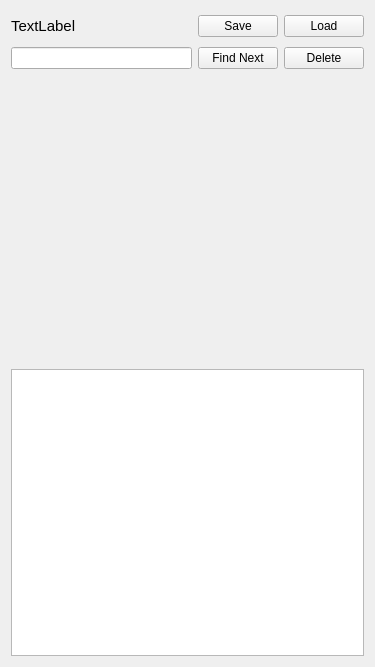
<?xml version="1.0" encoding="UTF-8"?>
<ui version="4.0">
 <class>PhraseUniqueWordModelViewWIdget</class>
 <widget class="QWidget" name="PhraseUniqueWordModelViewWIdget">
  <property name="geometry">
   <rect>
    <x>0</x>
    <y>0</y>
    <width>375</width>
    <height>667</height>
   </rect>
  </property>
  <property name="windowTitle">
   <string>Form</string>
  </property>
  <layout class="QVBoxLayout" name="verticalLayout">
   <item>
    <layout class="QHBoxLayout" name="horizontalLayout">
     <item>
      <widget class="QLabel" name="label_1">
       <property name="sizePolicy">
        <sizepolicy hsizetype="Expanding" vsizetype="Fixed">
         <horstretch>0</horstretch>
         <verstretch>0</verstretch>
        </sizepolicy>
       </property>
       <property name="minimumSize">
        <size>
         <width>70</width>
         <height>30</height>
        </size>
       </property>
       <property name="maximumSize">
        <size>
         <width>16777215</width>
         <height>30</height>
        </size>
       </property>
       <property name="font">
        <font>
         <pointsize>11</pointsize>
        </font>
       </property>
       <property name="text">
        <string>TextLabel</string>
       </property>
      </widget>
     </item>
     <item>
      <widget class="QPushButton" name="savePushButton">
       <property name="minimumSize">
        <size>
         <width>20</width>
         <height>0</height>
        </size>
       </property>
       <property name="text">
        <string>Save</string>
       </property>
      </widget>
     </item>
     <item>
      <widget class="QPushButton" name="loadPushButton">
       <property name="minimumSize">
        <size>
         <width>20</width>
         <height>0</height>
        </size>
       </property>
       <property name="text">
        <string>Load</string>
       </property>
      </widget>
     </item>
    </layout>
   </item>
   <item>
    <layout class="QHBoxLayout" name="horizontalLayout_2">
     <item>
      <widget class="QLineEdit" name="findLineEdit"/>
     </item>
     <item>
      <widget class="QPushButton" name="findPushButton">
       <property name="text">
        <string>Find Next</string>
       </property>
      </widget>
     </item>
     <item>
      <widget class="QPushButton" name="delPushButton">
       <property name="text">
        <string>Delete</string>
       </property>
      </widget>
     </item>
    </layout>
   </item>
   <item>
    <widget class="Spoiler" name="spoiler" native="true">
     <property name="sizePolicy">
      <sizepolicy hsizetype="Expanding" vsizetype="Expanding">
       <horstretch>0</horstretch>
       <verstretch>0</verstretch>
      </sizepolicy>
     </property>
     <property name="minimumSize">
      <size>
       <width>0</width>
       <height>0</height>
      </size>
     </property>
     <property name="maximumSize">
      <size>
       <width>16777215</width>
       <height>16777215</height>
      </size>
     </property>
     <property name="toolTip">
      <string>&lt;html&gt;&lt;head/&gt;&lt;body&gt;&lt;p&gt;&lt;span style=&quot; font-size:12pt;&quot;&gt;These cuts are not yet implemented in this version&lt;/span&gt;&lt;/p&gt;&lt;/body&gt;&lt;/html&gt;</string>
     </property>
    </widget>
   </item>
   <item>
    <widget class="GNGTableView" name="tableView">
     <property name="sizePolicy">
      <sizepolicy hsizetype="Expanding" vsizetype="Expanding">
       <horstretch>0</horstretch>
       <verstretch>0</verstretch>
      </sizepolicy>
     </property>
     <property name="font">
      <font>
       <pointsize>11</pointsize>
      </font>
     </property>
    </widget>
   </item>
  </layout>
 </widget>
 <customwidgets>
  <customwidget>
   <class>GNGTableView</class>
   <extends>QTableView</extends>
   <header location="global">gng_tableview.h</header>
  </customwidget>
  <customwidget>
   <class>Spoiler</class>
   <extends>QWidget</extends>
   <header location="global">spoiler.h</header>
   <container>1</container>
  </customwidget>
 </customwidgets>
 <resources/>
 <connections/>
</ui>
